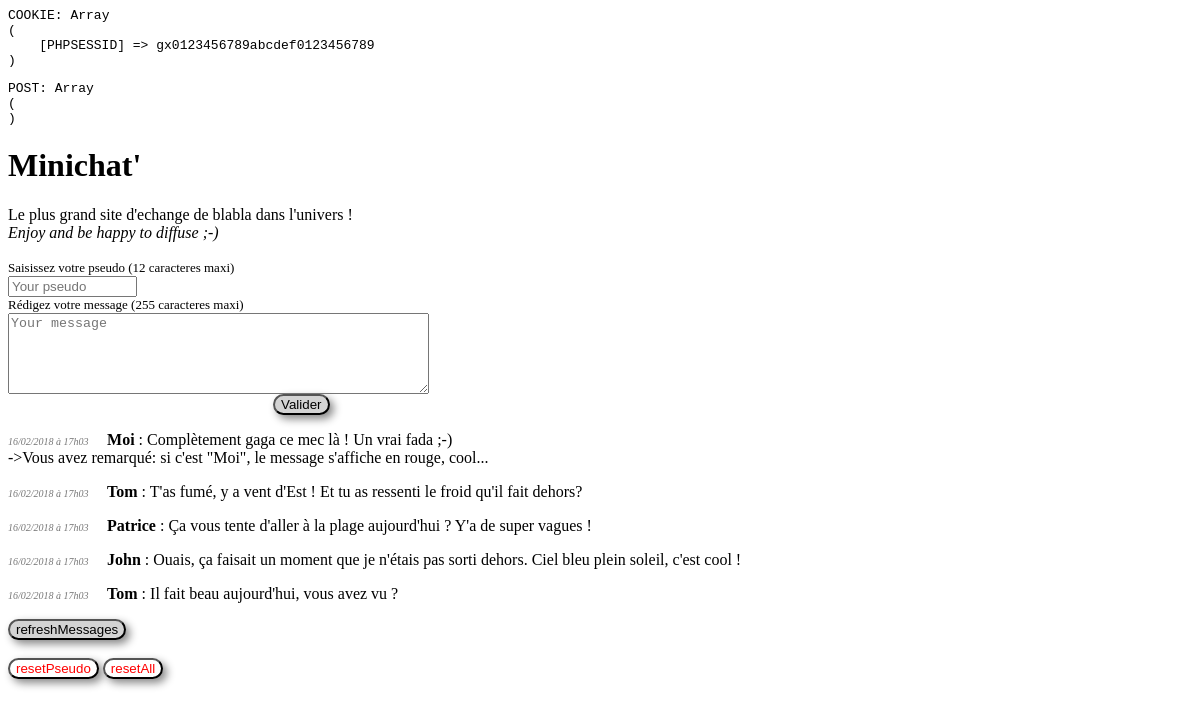
Before: /minichat/index.php with the older database file.
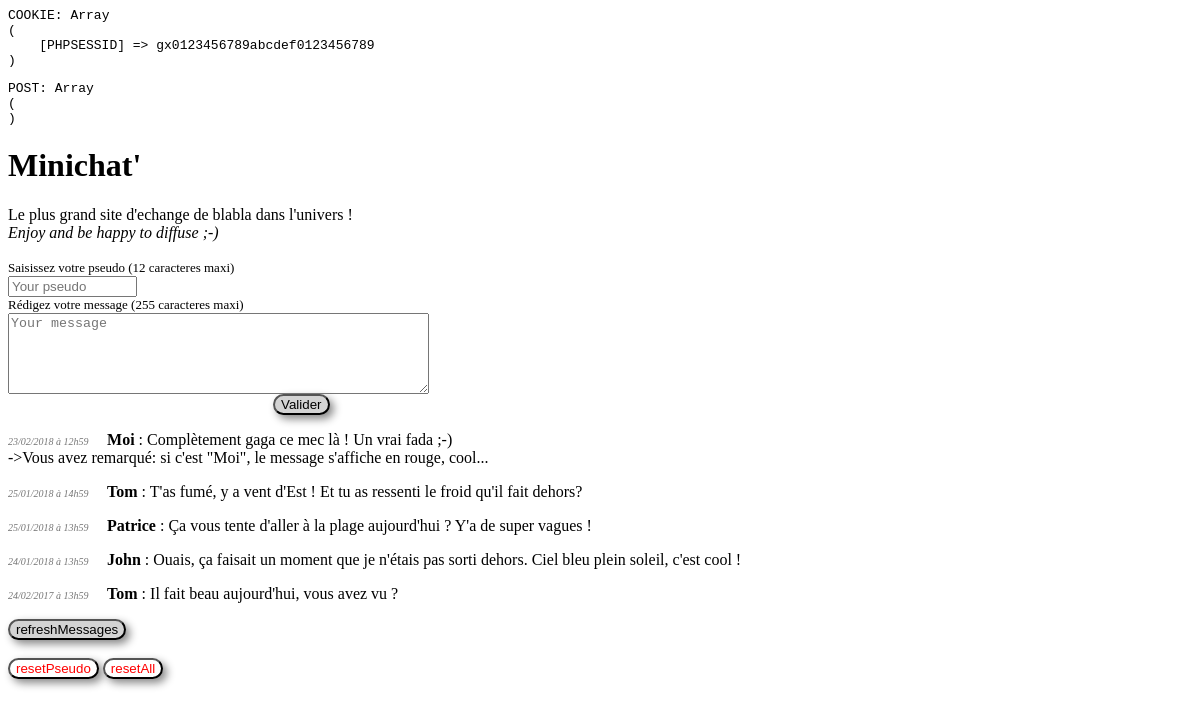
After: the same page with the newer database file.
### tables this page shows
CREATE TABLE `minichat` (
  `id` int(11) NOT NULL,
  `pseudo` varchar(12) NOT NULL,
  `message` varchar(255) NOT NULL,
  `creation_date` datetime NOT NULL DEFAULT CURRENT_TIMESTAMP
);

### minichat/index.php (called while the page is built, shortened)
<?php
require('minichat_model.php');
$posts = getPosts();
require('indexView.php');

### minichat/minichat_model.php (called while the page is built, shortened)
<?php
function dbConnect()
{
	$host    = 'localhost';
	$bddname = 'test';
	$user    = 'root';
	$pass    = 'toto';
	try
	{
		$db = new PDO('mysql:host='.$host.';dbname='.$bddname.';charset=utf8', $user, $pass,
		array(PDO::ATTR_ERRMODE => PDO::ERRMODE_EXCEPTION));
	}
	catch (Exception $e)
	{
		die('Erreur de connexion a la BDD (verifier user/pwd): ' . $e->getMessage());
	}
	return $db;
}
function getPosts()
{
	$db = dbConnect();
	$req = $db->query('SELECT pseudo, message, DATE_FORMAT(creation_date, "%d/%m/%Y &agrave; %Hh%i") AS date FROM minichat ORDER BY id DESC LIMIT 0, 10');
    return $req;
}

### minichat/indexView.php (the view, shortened to what this page needs)
<?php
echo "<pre>COOKIE: "; print_r($_COOKIE); echo "</pre>";
echo "<pre>POST: ";   print_r($_POST);   echo "</pre>";
?>
<!DOCTYPE html>
<html>
<head>
	<link rel="stylesheet" type="text/css" href="minichat.css">
</head>
<body>
	<h1>Minichat'</h1>
	Le plus grand site d'echange de blabla dans l'univers !<br /><i>Enjoy and be happy to diffuse ;-)</i><br /><br />
	<form method="post" action="index.php">
		<label for="pseudo">Saisissez votre pseudo (12 caracteres maxi)</label><br />
		<input type="text" name="pseudo" id="pseudo" placeholder="Your pseudo"
			<?php
				if (isset($_COOKIE['c_pseudo']) && $_COOKIE['c_pseudo'] !== 'nobody')
				{
					echo 'value="' . htmlspecialchars($_COOKIE['c_pseudo']) . '"';
				}
				else
				{
					echo "autofocus";
				}
			?>
			size="13" maxlength="12" required onfocus="this.value=''" />
		<br />
		<label for="message">Rédigez votre message (255 caracteres maxi)</label><br />
		<textarea name="message" id="message" rows="5" cols="50" maxlength="255" placeholder="Your message" required autofocus></textarea><br />
		<input type="submit" name="submit" value="Valider" id="valider">
	</form>
	<?php
	while ($data = $posts->fetch())
	{
	?>
		<p>
		<i><span class="date">
		<?= $data['date']; ?>
		</span></i>&nbsp;&nbsp;&nbsp;
		<span
			<?php
				if (    isset($_COOKIE['c_pseudo'])
					&& strtolower($data['pseudo']) === strtolower($_COOKIE['c_pseudo'])
					)
				{
					echo ' style="color: #AA0000;"';
				}
			?>
		>
		<strong>
		<?= htmlspecialchars($data['pseudo']); ?>
		</strong> : </span>
		<?= nl2br(htmlspecialchars($data['message'])); ?>
		</p>
	<?php
	}
	?>
	<form method="get" action="">
		<input type="button" name="refresh" value="refreshMessages" onclick='window.location.reload()' id="refresh">
		<br /><br />
		<input type="submit" name="reset" value="resetPseudo" id="resetpseudo">
		<input type="submit" name="reset" value="resetAll" id="reset">
	</form>
</body>
</html>

### minichat/minichat.css (style rules this page uses)
label { font-size: small; }
#valider, #refresh { color: black; background-color: lightgrey; border-radius: 20px; box-shadow: 4px 4px 8px #888888; }
#valider { margin-left: 265px; }
#reset, #resetpseudo { color: red; background-color: white; border-radius: 20px; box-shadow: 4px 4px 8px #888888; }
.date { font-size: x-small; color: #777777; }

Changed rows visible on the page:
changed minichat "Moi": date "16/02/2018 à 17h03" → "23/02/2018 à 12h59"
changed minichat "T'as fumé, y a vent d'Est ! Et tu as ressenti le froid qu'il fait dehors?": date "16/02/2018 à 17h03" → "25/01/2018 à 14h59"
changed minichat "Patrice": date "16/02/2018 à 17h03" → "25/01/2018 à 13h59"
changed minichat "John": date "16/02/2018 à 17h03" → "24/01/2018 à 13h59"
changed minichat "Il fait beau aujourd'hui, vous avez vu ?": date "16/02/2018 à 17h03" → "24/02/2017 à 13h59"
